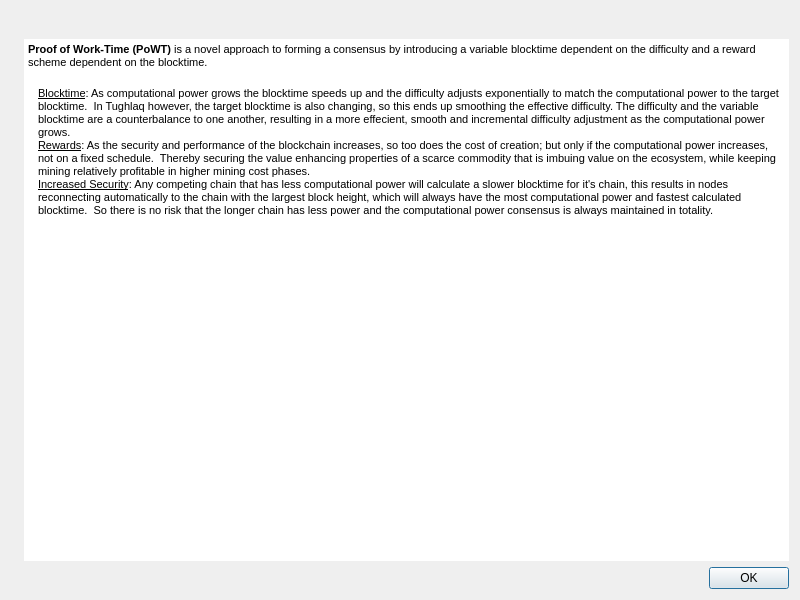
<?xml version="1.0" encoding="UTF-8"?>
<ui version="4.0">
 <class>PostDialog</class>
 <widget class="QDialog" name="PostDialog">
  <property name="geometry">
   <rect>
    <x>0</x>
    <y>0</y>
    <width>800</width>
    <height>600</height>
   </rect>
  </property>
  <property name="windowTitle">
   <string>About PoWT</string>
  </property>
  <layout class="QHBoxLayout" name="horizontalLayout_2">
   <item>
    <widget class="QLabel" name="label_4">
     <property name="sizePolicy">
      <sizepolicy hsizetype="Preferred" vsizetype="Ignored">
       <horstretch>0</horstretch>
       <verstretch>0</verstretch>
      </sizepolicy>
     </property>
     <property name="pixmap">
      <pixmap resource="../bitcoin.qrc">:/images/aboutBackground</pixmap>
     </property>
    </widget>
   </item>
   <item>
    <layout class="QVBoxLayout" name="verticalLayout_2">
     <item>
      <layout class="QHBoxLayout" name="horizontalLayout">
       <property name="leftMargin">
        <number>2</number>
       </property>
       <property name="bottomMargin">
        <number>8</number>
       </property>
       <item>
        <widget class="QLabel" name="postLabel">
         <property name="cursor">
          <cursorShape>IBeamCursor</cursorShape>
         </property>
         <property name="text">
          <string notr="true"/>
         </property>
         <property name="pixmap">
          <pixmap resource="../bitcoin.qrc">:/images/post</pixmap>
         </property>
         <property name="alignment">
          <set>Qt::AlignCenter</set>
         </property>
         <property name="textInteractionFlags">
          <set>Qt::LinksAccessibleByMouse|Qt::TextSelectableByKeyboard|Qt::TextSelectableByMouse</set>
         </property>
        </widget>
       </item>
      </layout>
     </item>
     <item>
      <widget class="QTextEdit" name="description">
       <property name="frameShape">
        <enum>QFrame::NoFrame</enum>
       </property>
       <property name="horizontalScrollBarPolicy">
        <enum>Qt::ScrollBarAlwaysOff</enum>
       </property>
       <property name="undoRedoEnabled">
        <bool>false</bool>
       </property>
       <property name="readOnly">
        <bool>true</bool>
       </property>
       <property name="html">
        <string>&lt;!DOCTYPE HTML PUBLIC &quot;-//W3C//DTD HTML 4.0//EN&quot; &quot;http://www.w3.org/TR/REC-html40/strict.dtd&quot;&gt;
&lt;html&gt;&lt;head&gt;&lt;meta name=&quot;qrichtext&quot; content=&quot;1&quot; /&gt;&lt;style type=&quot;text/css&quot;&gt;
p, li { white-space: pre-wrap; }
&lt;/style&gt;&lt;/head&gt;&lt;body style=&quot; font-family:'Ubuntu'; font-size:11pt; font-weight:400; font-style:normal;&quot;&gt;
&lt;p style=&quot; margin-top:0px; margin-bottom:0px; margin-left:0px; margin-right:0px; -qt-block-indent:0; text-indent:0px;&quot;&gt;&lt;span style=&quot; font-family:'MS Shell Dlg 2'; font-size:8.25pt; font-weight:600;&quot;&gt;Proof of Work-Time (PoWT)&lt;/span&gt;&lt;span style=&quot; font-family:'MS Shell Dlg 2'; font-size:8.25pt;&quot;&gt; is a novel approach to forming a consensus by introducing a variable blocktime dependent on the difficulty and a reward scheme dependent on the blocktime.&lt;br /&gt;&lt;/span&gt;&lt;/p&gt;
&lt;p style=&quot; margin-top:0px; margin-bottom:0px; margin-left:10px; margin-right:0px; -qt-block-indent:0; text-indent:0px;&quot;&gt;&lt;span style=&quot; font-family:'MS Shell Dlg 2'; font-size:8.25pt; text-decoration: underline;&quot;&gt;Blocktime&lt;/span&gt;&lt;span style=&quot; font-family:'MS Shell Dlg 2'; font-size:8.25pt;&quot;&gt;: As computational power grows the blocktime speeds up and the difficulty adjusts exponentially to match the computational power to the target blocktime.  In Tughlaq however, the target blocktime is also changing, so this ends up smoothing the effective difficulty. The difficulty and the variable blocktime are a counterbalance to one another, resulting in a more effecient, smooth and incremental difficulty adjustment as the computational power grows.&lt;/span&gt;&lt;/p&gt;
&lt;p style=&quot; margin-top:0px; margin-bottom:0px; margin-left:10px; margin-right:0px; -qt-block-indent:0; text-indent:0px;&quot;&gt;&lt;span style=&quot; font-family:'MS Shell Dlg 2'; font-size:8.25pt; text-decoration: underline;&quot;&gt;Rewards&lt;/span&gt;&lt;span style=&quot; font-family:'MS Shell Dlg 2'; font-size:8.25pt;&quot;&gt;: As the security and performance of the blockchain increases, so too does the cost of creation; but only if the computational power increases, not on a fixed schedule.  Thereby securing the value enhancing properties of a scarce commodity that is imbuing value on the ecosystem, while keeping mining relatively profitable in higher mining cost phases. &lt;/span&gt;&lt;/p&gt;
&lt;p style=&quot; margin-top:0px; margin-bottom:0px; margin-left:10px; margin-right:0px; -qt-block-indent:0; text-indent:0px;&quot;&gt;&lt;span style=&quot; font-family:'MS Shell Dlg 2'; font-size:8.25pt; text-decoration: underline;&quot;&gt;Increased Security&lt;/span&gt;&lt;span style=&quot; font-family:'MS Shell Dlg 2'; font-size:8.25pt;&quot;&gt;: Any competing chain that has less computational power will calculate a slower blocktime for it's chain, this results in nodes reconnecting automatically to the chain with the largest block height, which will always have the most computational power and fastest calculated blocktime.  So there is no risk that the longer chain has less power and the computational power consensus is always maintained in totality.&lt;/span&gt;&lt;/p&gt;&lt;/body&gt;&lt;/html&gt;</string>
       </property>
       <property name="cursorWidth">
        <number>1</number>
       </property>
       <property name="placeholderText">
        <string extracomment="This is the description of the change."/>
       </property>
      </widget>
     </item>
     <item>
      <widget class="QDialogButtonBox" name="buttonBox">
       <property name="orientation">
        <enum>Qt::Horizontal</enum>
       </property>
       <property name="standardButtons">
        <set>QDialogButtonBox::Ok</set>
       </property>
      </widget>
     </item>
    </layout>
   </item>
  </layout>
 </widget>
 <resources>
  <include location="../bitcoin.qrc"/>
 </resources>
 <connections>
  <connection>
   <sender>buttonBox</sender>
   <signal>rejected()</signal>
   <receiver>PostDialog</receiver>
   <slot>reject()</slot>
   <hints>
    <hint type="sourcelabel">
     <x>428</x>
     <y>308</y>
    </hint>
    <hint type="destinationlabel">
     <x>286</x>
     <y>274</y>
    </hint>
   </hints>
  </connection>
  <connection>
   <sender>buttonBox</sender>
   <signal>accepted()</signal>
   <receiver>PostDialog</receiver>
   <slot>accept()</slot>
   <hints>
    <hint type="sourcelabel">
     <x>360</x>
     <y>308</y>
    </hint>
    <hint type="destinationlabel">
     <x>157</x>
     <y>274</y>
    </hint>
   </hints>
  </connection>
 </connections>
</ui>
